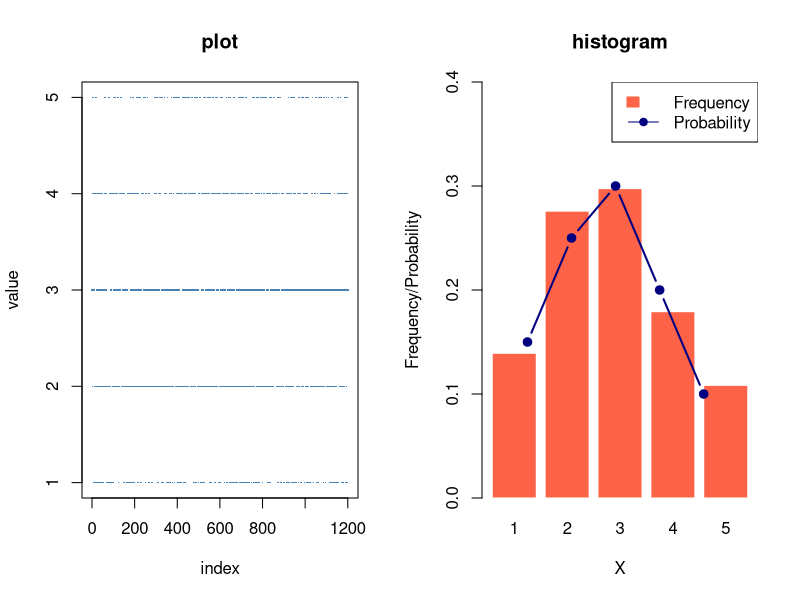
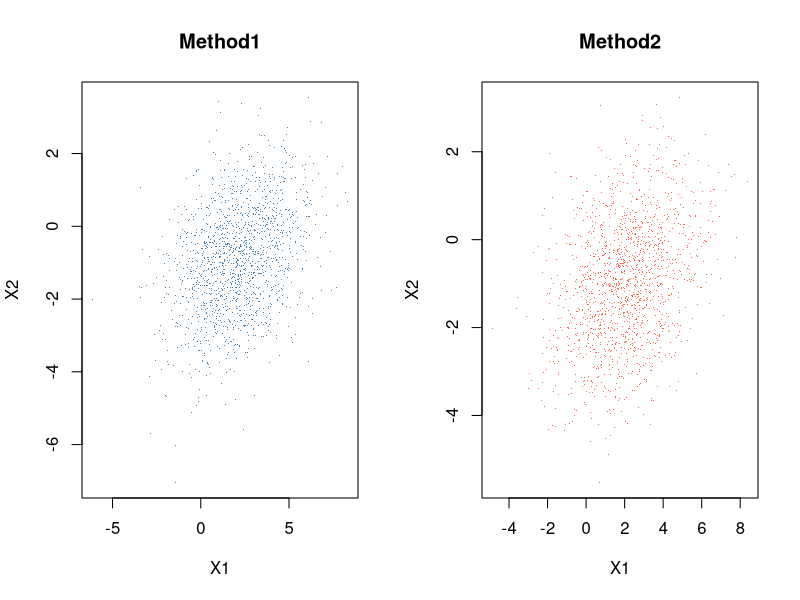
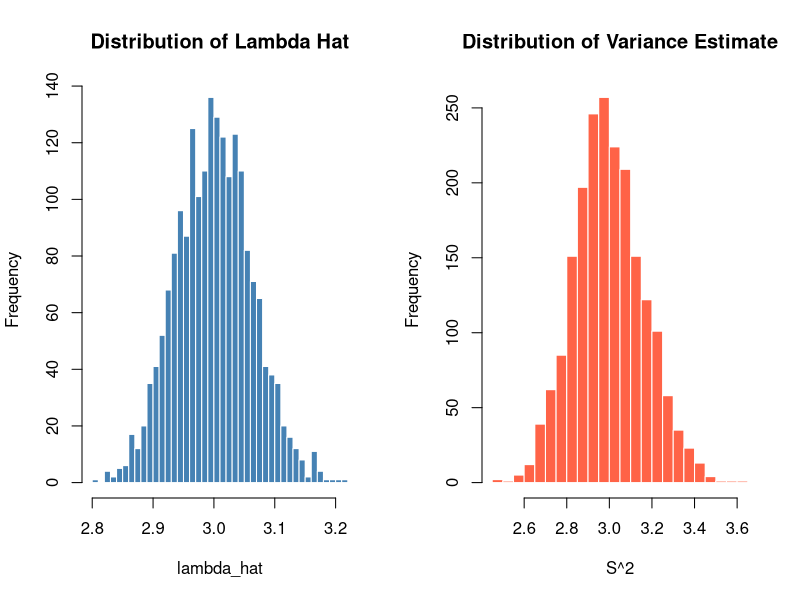
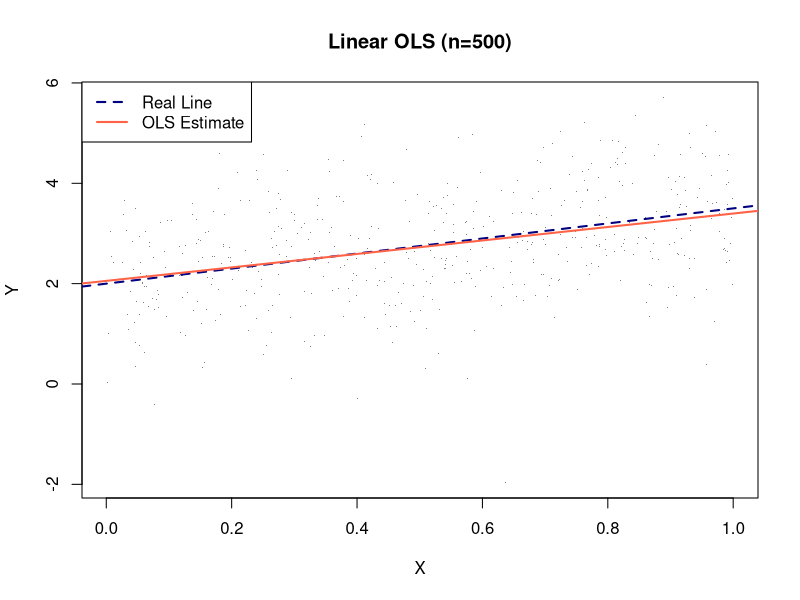
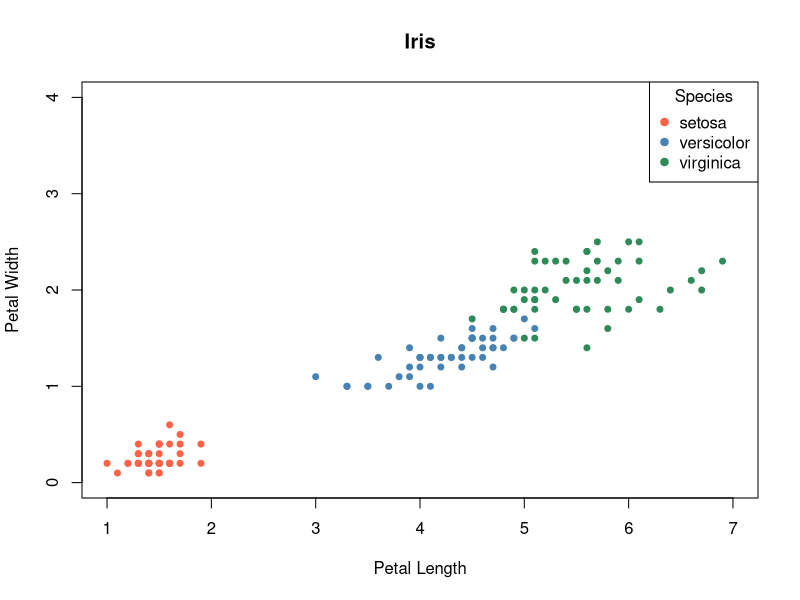
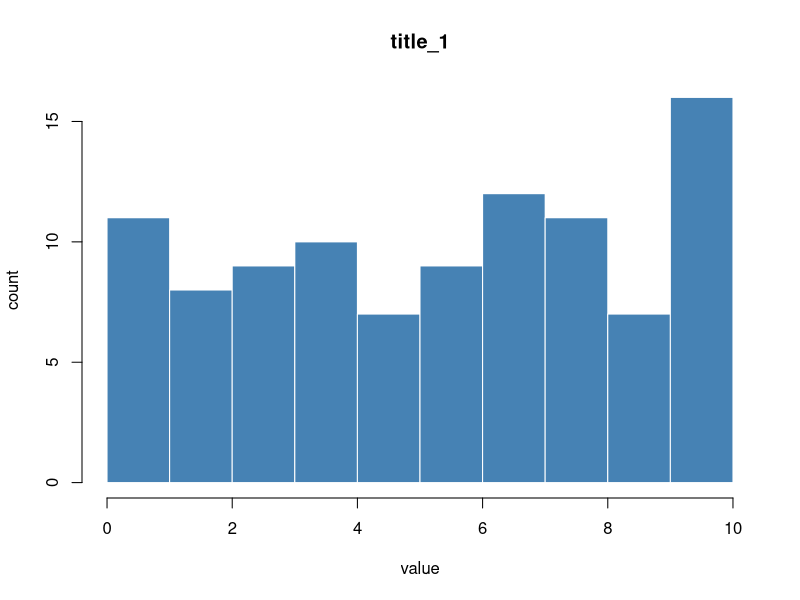

These figures' R source, in order:
## ---- chunk 1

set.seed(1)

vals  <- 1:5
probs <- c(0.15, 0.25, 0.30, 0.20, 0.10)
n     <- 1200

x <- sample(vals, size = n, replace = TRUE, prob = probs)

par(mfrow = c(1, 2))

# 散点图
plot(1:n, x,
     pch  = ".", cex = 1.5,
     col  = "steelblue",
     main = "plot",
     xlab = "index", ylab = "value")

# 直方图
barplot(table(x) / n,
        col    = "tomato",
        border = "white",
        ylim   = c(0, 0.4),
        main   = "histogram",
        xlab   = "X", ylab = "Frequency/Probability")
lines(1:5, probs, type = "b", pch = 19, col = "navy", lwd = 2)
legend("topright", legend = c("Frequency", "Probability"),
       fill = c("tomato", NA), lty = c(NA, 1), pch = c(NA, 19),
       col  = c("tomato", "navy"), border = c("tomato", NA))

par(mfrow = c(1, 1))

# 数值对比
for (i in seq_along(vals)) {
  if(i == 1) {
    cat("X\t理论概率\t观测频率\n")
  }
  cat(vals[i], "\t", probs[i], "\t\t", round(mean(x == vals[i]), 4), "\n")
}

## ---- chunk 2
set.seed(2)

mu  <- c(2, -1)
Sig <- matrix(c(4, 1, 1, 2), nrow = 2)
n2  <- 1500

## 方法一:条件分布法
## X1 ~ N(mu1, s11);  X2|X1 ~ N(mu2 + s21/s11*(X1-mu1), s22 - s21^2/s11)
x1_cond <- rnorm(n2, mean = mu[1], sd = sqrt(Sig[1,1]))
mu2_cond <- mu[2] + Sig[2,1]/Sig[1,1] * (x1_cond - mu[1])
s2_cond  <- sqrt(Sig[2,2] - Sig[2,1]^2/Sig[1,1])
x2_cond  <- rnorm(n2, mean = mu2_cond, sd = s2_cond)
X_cond   <- cbind(x1_cond, x2_cond)

## 方法二:变换抽样法(Cholesky 分解)
L   <- t(chol(Sig))              # Sigma = L %*% t(L)
Z   <- matrix(rnorm(2 * n2), nrow = 2)
X_trans <- t(L %*% Z + mu)      # n2 x 2

par(mfrow = c(1, 2))
plot(X_cond,  pch = ".", col = "steelblue",
main = "Method1", xlab = "X1", ylab = "X2")
plot(X_trans, pch = ".", col = "tomato",
main = "Method2", xlab = "X1", ylab = "X2")
par(mfrow = c(1, 1))

cat("=== 条件分布法 ===\n",
"均值:", paste(colMeans(X_cond), collapse = " "), "\n",
"协方差矩阵:\n",
paste(capture.output(cov(X_cond)), collapse = "\n"), "\n")

cat("=== 变换抽样法 ===\n",
"均值:", paste(colMeans(X_trans), collapse = " "), "\n",
"协方差矩阵:\n",
paste(capture.output(cov(X_trans)), collapse = "\n"), "\n")
## ---- chunk 3

# r= 4层,各层大小 N=(20,30,25,25),总抽样量 m=10,重复1000次
set.seed(3)

r      <- 4
N_strata <- c(20, 30, 25, 25)
N_total  <- sum(N_strata)   # 100
m        <- 10
reps     <- 1000

# 按比例分配各层抽样量
m_i <- round(N_strata / N_total * m)
# 如有舍入误差则修正到总量
m_i[r] <- m - sum(m_i[-r])

cat("各层抽样量:", m_i, "\n")

# 生成总体(用层编号标记)
population <- rep(1:r, times = N_strata)

# 重复1000次分层抽样
results <- replicate(reps, {
  sampled <- c()
  for (k in 1:r) {
    pool <- which(population == k)
    sampled <- c(sampled, sample(pool, m_i[k]))
  }
  sampled
})

cat("1000次抽样完成,每次抽", m, "个样本\n",
"前5次抽样结果(各取前3个编号):\n");print(results[1:3, 1:5])

# 各层被抽到频率
layer_freq <- apply(results, 2, function(s) table(factor(population[s], levels=1:r)))
cat("各层平均被抽频率:\n");print(round(rowMeans(layer_freq) / m, 3));cat(
"理论各层抽取比例:\n", N_strata / N_total, "\n")
## ---- chunk 4
set.seed(4)

lambda_true <- 3
n4          <- 800
reps4       <- 2000

# 估计量:lambda_hat = X_bar(同时估计期望与方差)
sim <- replicate(reps4, {
  x      <- rpois(n4, lambda = lambda_true)
  lambda_hat <- mean(x)      # MLE = 矩估计 = 样本均值
  var_hat    <- var(x)       # 样本方差
  c(lambda_hat, var_hat)
})

lambda_ests <- sim[1, ]
var_ests    <- sim[2, ]

cat("=== 期望估计(lambda_hat = X_bar)===\n",
"真实值 lambda=3\n",
"估计均值:", round(mean(lambda_ests), 4), "\n",
"估计标准差:", round(sd(lambda_ests), 4), "\n",
"理论标准误 sqrt(lambda/n):", round(sqrt(lambda_true/n4), 4), "\n",
"=== 方差估计(S^2)===\n",
"真实值 Var(X)=lambda=3\n",
"估计均值:", round(mean(var_ests), 4), "\n"
,"估计标准差:", round(sd(var_ests), 4), "\n")

par(mfrow = c(1, 2))
hist(lambda_ests, breaks = 40, col = "steelblue", border = "white",
main = "Distribution of Lambda Hat", xlab = "lambda_hat")

hist(var_ests, breaks = 40, col = "tomato", border = "white",
main = "Distribution of Variance Estimate", xlab = "S^2")
par(mfrow = c(1, 1))
## ---- chunk 5

set.seed(5)

alpha_true <- 0.5
n5         <- 600
reps5      <- 2000

# 生成 Power(alpha) 随机数:U^(1/alpha)
sim5 <- replicate(reps5, {
  u <- runif(n5)
  x <- u^(1/alpha_true)

  # 矩估计:E[X]=alpha/(alpha+1) => alpha_mom = X_bar/(1-X_bar)
  xbar     <- mean(x)
  alpha_mom <- xbar / (1 - xbar)

  # MLE:alpha_mle = -n / sum(log(x))
  alpha_mle <- -n5 / sum(log(x))

  c(alpha_mom, alpha_mle)
})

mom_ests <- sim5[1, ]
mle_ests <- sim5[2, ]

mse_mom <- mean((mom_ests - alpha_true)^2)
mse_mle <- mean((mle_ests - alpha_true)^2)

cat("=== 矩估计 ===\n",
"均值:", round(mean(mom_ests), 4),
" 偏差:", round(mean(mom_ests) - alpha_true, 4),
" MSE:", round(mse_mom, 6), "\n\n"
)

cat("=== 最大似然估计 ===\n",
"均值:", round(mean(mle_ests), 4),
" 偏差:", round(mean(mle_ests) - alpha_true, 4),
" MSE:", round(mse_mle, 6), "\n"
)

cat("MSE之比 (MOM/MLE):", round(mse_mom/mse_mle, 4), "\n")
## ---- chunk 6

set.seed(6)

alpha_true <- 2
beta_true  <- 1.5
n6         <- 500

X   <- runif(n6, 0, 1)
eps <- rnorm(n6, 0, 1)
Y   <- alpha_true + beta_true * X + eps

# OLS 最小二乘估计
Xmat <- cbind(1, X)
coef_ols <- solve(t(Xmat) %*% Xmat) %*% t(Xmat) %*% Y

alpha_hat <- coef_ols[1]
beta_hat  <- coef_ols[2]

cat("真实值:alpha=", alpha_true, " beta=", beta_true, "\n",
"OLS估计:alpha_hat=", round(alpha_hat, 4),
" beta_hat=", round(beta_hat, 4), "\n"
)

# 与 lm() 结果对比
fit <- lm(Y ~ X)
cat("\nlm() 验证:\n"); print(coef(fit))

# 散点图 + 拟合线
plot(X, Y, pch = ".", col = "gray50",
     main = "Linear OLS (n=500)",
     xlab = "X", ylab = "Y")
abline(a = alpha_true, b = beta_true, col = "navy",  lwd = 2, lty = 2)
abline(a = alpha_hat,  b = beta_hat,  col = "tomato", lwd = 2)
legend("topleft",
       legend = c("Real Line", "OLS Estimate"),
       col    = c("navy", "tomato"),
       lty    = c(2, 1), lwd = 2)
## ---- chunk 7
# 使用逆变换法
set.seed(121)
X <- c(1, 2.5, 3.5, 5, 6)
prob <- c(0.1, 0.2, 0.3, 0.2, 0.2)
Fx <- cumsum(prob)
n <- 1000
xi <- NULL
for (i in 1:n) {
  u <- runif(1,0,1)
  xi[i] <- X[which(u <= Fx)[1]]
}
x <- sample(X, size = n, replace = TRUE, prob = prob)
#逆变换法生成的随机数频率
table(xi)/n
#直接使用sample()函数生成随机数频率
table(x)/n
## ---- chunk 8
# TODO
## ---- chunk 9
# iris 花瓣长度与宽度散点图
colors <- c("setosa" = "tomato", "versicolor" = "steelblue", "virginica" = "seagreen")

plot(Petal.Width ~ Petal.Length,
     data  = iris,
     col   = colors[as.character(iris$Species)],
     pch   = 19,
     cex   = 0.8,
     main  = "Iris",
     xlim  = c(1, 7),
     ylim  = c(0, 4),
     xlab  = "Petal Length",
     ylab  = "Petal Width")

legend("topright",
       legend = names(colors),
       col    = colors,
       pch    = 19,
       title  = "Species")
## ---- chunk 10
# 生成 [0, 10] 之间 100 个均匀分布随机数
set.seed(42)
x <- runif(100, min = 0, max = 10)

# 频数直方图
hist(x,
     main  = "title_1",
     xlab  = "value",
     ylab  = "count",
     col   = "steelblue",
     border = "white")
